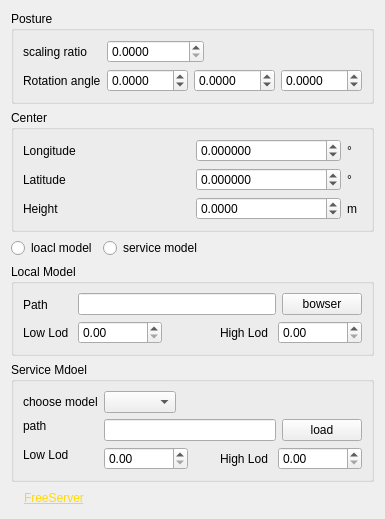
<?xml version="1.0" encoding="UTF-8"?>
<ui version="4.0">
 <class>model_style_widget</class>
 <widget class="QWidget" name="model_style_widget">
  <property name="geometry">
   <rect>
    <x>0</x>
    <y>0</y>
    <width>382</width>
    <height>483</height>
   </rect>
  </property>
  <property name="sizePolicy">
   <sizepolicy hsizetype="Expanding" vsizetype="Expanding">
    <horstretch>0</horstretch>
    <verstretch>0</verstretch>
   </sizepolicy>
  </property>
  <property name="maximumSize">
   <size>
    <width>177776</width>
    <height>177776</height>
   </size>
  </property>
  <property name="windowTitle">
   <string>ModelTabWidget</string>
  </property>
  <layout class="QGridLayout" name="gridLayout_2">
   <item row="0" column="0" colspan="3">
    <widget class="QGroupBox" name="groupBox_5">
     <property name="title">
      <string>Posture</string>
     </property>
     <layout class="QGridLayout" name="gridLayout_4">
      <item row="0" column="0" rowspan="2">
       <layout class="QVBoxLayout" name="verticalLayout">
        <item>
         <widget class="QLabel" name="label_6">
          <property name="text">
           <string>scaling ratio </string>
          </property>
         </widget>
        </item>
        <item>
         <widget class="QLabel" name="label_3">
          <property name="text">
           <string>Rotation angle</string>
          </property>
         </widget>
        </item>
       </layout>
      </item>
      <item row="0" column="1">
       <layout class="QHBoxLayout" name="horizontalLayout_2">
        <item>
         <widget class="QDoubleSpinBox" name="doubleSpinBox_Scale">
          <property name="decimals">
           <number>4</number>
          </property>
          <property name="maximum">
           <double>1000000.000000000000000</double>
          </property>
         </widget>
        </item>
        <item>
         <spacer name="horizontalSpacer">
          <property name="orientation">
           <enum>Qt::Horizontal</enum>
          </property>
          <property name="sizeHint" stdset="0">
           <size>
            <width>40</width>
            <height>20</height>
           </size>
          </property>
         </spacer>
        </item>
       </layout>
      </item>
      <item row="1" column="1">
       <layout class="QHBoxLayout" name="horizontalLayout_3">
        <item>
         <widget class="QDoubleSpinBox" name="xAngleSpin">
          <property name="decimals">
           <number>4</number>
          </property>
          <property name="minimum">
           <double>-360.000000000000000</double>
          </property>
          <property name="maximum">
           <double>360.000000000000000</double>
          </property>
         </widget>
        </item>
        <item>
         <widget class="QDoubleSpinBox" name="yAngleSpin">
          <property name="decimals">
           <number>4</number>
          </property>
          <property name="minimum">
           <double>-360.000000000000000</double>
          </property>
          <property name="maximum">
           <double>360.000000000000000</double>
          </property>
         </widget>
        </item>
        <item>
         <widget class="QDoubleSpinBox" name="zAngleSpin">
          <property name="decimals">
           <number>4</number>
          </property>
          <property name="minimum">
           <double>-360.000000000000000</double>
          </property>
          <property name="maximum">
           <double>360.000000000000000</double>
          </property>
         </widget>
        </item>
       </layout>
      </item>
     </layout>
    </widget>
   </item>
   <item row="1" column="0" colspan="3">
    <widget class="QGroupBox" name="groupBox">
     <property name="title">
      <string>Center</string>
     </property>
     <layout class="QGridLayout" name="gridLayout_5">
      <item row="0" column="0">
       <layout class="QVBoxLayout" name="verticalLayout_5">
        <item>
         <widget class="QLabel" name="label_2">
          <property name="text">
           <string>Longitude </string>
          </property>
         </widget>
        </item>
        <item>
         <widget class="QLabel" name="label_5">
          <property name="text">
           <string>Latitude  </string>
          </property>
         </widget>
        </item>
        <item>
         <widget class="QLabel" name="label_4">
          <property name="text">
           <string>Height    </string>
          </property>
         </widget>
        </item>
       </layout>
      </item>
      <item row="0" column="1">
       <layout class="QVBoxLayout" name="verticalLayout_6">
        <item>
         <layout class="QHBoxLayout" name="horizontalLayout_4">
          <item>
           <widget class="QDoubleSpinBox" name="doubleSpinBox_Lon">
            <property name="decimals">
             <number>6</number>
            </property>
            <property name="minimum">
             <double>-180.000000000000000</double>
            </property>
            <property name="maximum">
             <double>180.000000000000000</double>
            </property>
            <property name="singleStep">
             <double>0.000001000000000</double>
            </property>
           </widget>
          </item>
          <item>
           <widget class="QLabel" name="label_15">
            <property name="minimumSize">
             <size>
              <width>15</width>
              <height>0</height>
             </size>
            </property>
            <property name="maximumSize">
             <size>
              <width>15</width>
              <height>16777215</height>
             </size>
            </property>
            <property name="text">
             <string>°</string>
            </property>
           </widget>
          </item>
         </layout>
        </item>
        <item>
         <layout class="QHBoxLayout" name="horizontalLayout_5">
          <item>
           <widget class="QDoubleSpinBox" name="doubleSpinBox_Lat">
            <property name="decimals">
             <number>6</number>
            </property>
            <property name="minimum">
             <double>-90.000000000000000</double>
            </property>
            <property name="maximum">
             <double>90.000000000000000</double>
            </property>
            <property name="singleStep">
             <double>0.000001000000000</double>
            </property>
           </widget>
          </item>
          <item>
           <widget class="QLabel" name="label_16">
            <property name="minimumSize">
             <size>
              <width>15</width>
              <height>0</height>
             </size>
            </property>
            <property name="maximumSize">
             <size>
              <width>15</width>
              <height>16777215</height>
             </size>
            </property>
            <property name="text">
             <string>°</string>
            </property>
           </widget>
          </item>
         </layout>
        </item>
        <item>
         <layout class="QHBoxLayout" name="horizontalLayout_6">
          <item>
           <widget class="QDoubleSpinBox" name="doubleSpinBox_Hight">
            <property name="decimals">
             <number>4</number>
            </property>
            <property name="minimum">
             <double>-8000.000000000000000</double>
            </property>
            <property name="maximum">
             <double>10000000.000000000000000</double>
            </property>
           </widget>
          </item>
          <item>
           <widget class="QLabel" name="label_17">
            <property name="minimumSize">
             <size>
              <width>15</width>
              <height>0</height>
             </size>
            </property>
            <property name="maximumSize">
             <size>
              <width>15</width>
              <height>16777215</height>
             </size>
            </property>
            <property name="text">
             <string>m</string>
            </property>
           </widget>
          </item>
         </layout>
        </item>
       </layout>
      </item>
     </layout>
    </widget>
   </item>
   <item row="2" column="0">
    <widget class="QRadioButton" name="radioButton_local">
     <property name="text">
      <string>loacl model</string>
     </property>
    </widget>
   </item>
   <item row="2" column="1">
    <widget class="QRadioButton" name="radioButton_service">
     <property name="text">
      <string>service model</string>
     </property>
    </widget>
   </item>
   <item row="2" column="2">
    <spacer name="horizontalSpacer_6">
     <property name="orientation">
      <enum>Qt::Horizontal</enum>
     </property>
     <property name="sizeHint" stdset="0">
      <size>
       <width>40</width>
       <height>20</height>
      </size>
     </property>
    </spacer>
   </item>
   <item row="3" column="0" colspan="3">
    <widget class="QGroupBox" name="groupBox_simple">
     <property name="title">
      <string>Local Model</string>
     </property>
     <layout class="QGridLayout" name="gridLayout">
      <item row="0" column="0" rowspan="2">
       <layout class="QVBoxLayout" name="verticalLayout_2">
        <item>
         <widget class="QLabel" name="label">
          <property name="text">
           <string>Path </string>
          </property>
         </widget>
        </item>
        <item>
         <widget class="QLabel" name="label_7">
          <property name="text">
           <string>Low Lod </string>
          </property>
         </widget>
        </item>
       </layout>
      </item>
      <item row="0" column="1">
       <layout class="QHBoxLayout" name="horizontalLayout">
        <item>
         <widget class="QLineEdit" name="simplePath"/>
        </item>
        <item>
         <widget class="QPushButton" name="simpleButton">
          <property name="minimumSize">
           <size>
            <width>50</width>
            <height>0</height>
           </size>
          </property>
          <property name="maximumSize">
           <size>
            <width>11111111</width>
            <height>11111111</height>
           </size>
          </property>
          <property name="text">
           <string>bowser</string>
          </property>
         </widget>
        </item>
       </layout>
      </item>
      <item row="1" column="1">
       <layout class="QHBoxLayout" name="horizontalLayout_7">
        <item>
         <widget class="QDoubleSpinBox" name="simpleLowSpin">
          <property name="maximum">
           <double>100000000.000000000000000</double>
          </property>
         </widget>
        </item>
        <item>
         <spacer name="horizontalSpacer_2">
          <property name="orientation">
           <enum>Qt::Horizontal</enum>
          </property>
          <property name="sizeHint" stdset="0">
           <size>
            <width>40</width>
            <height>20</height>
           </size>
          </property>
         </spacer>
        </item>
        <item>
         <widget class="QLabel" name="label_8">
          <property name="text">
           <string>High Lod </string>
          </property>
         </widget>
        </item>
        <item>
         <widget class="QDoubleSpinBox" name="simpleHighSpin">
          <property name="maximum">
           <double>100000000.000000000000000</double>
          </property>
         </widget>
        </item>
       </layout>
      </item>
     </layout>
    </widget>
   </item>
   <item row="4" column="0" colspan="3">
    <widget class="QGroupBox" name="groupBox_service">
     <property name="title">
      <string>Service Mdoel</string>
     </property>
     <layout class="QGridLayout" name="gridLayout_7">
      <item row="0" column="0">
       <widget class="QLabel" name="label_21">
        <property name="text">
         <string>choose model</string>
        </property>
       </widget>
      </item>
      <item row="0" column="1">
       <widget class="QComboBox" name="comboBox_service"/>
      </item>
      <item row="0" column="2">
       <spacer name="horizontalSpacer_7">
        <property name="orientation">
         <enum>Qt::Horizontal</enum>
        </property>
        <property name="sizeHint" stdset="0">
         <size>
          <width>184</width>
          <height>20</height>
         </size>
        </property>
       </spacer>
      </item>
      <item row="1" column="0">
       <widget class="QLabel" name="label_22">
        <property name="text">
         <string>path</string>
        </property>
        <property name="alignment">
         <set>Qt::AlignLeading|Qt::AlignLeft|Qt::AlignVCenter</set>
        </property>
       </widget>
      </item>
      <item row="1" column="1" rowspan="2" colspan="2">
       <layout class="QHBoxLayout" name="horizontalLayout_12">
        <item>
         <widget class="CFreeLineEdit" name="servicePath"/>
        </item>
        <item>
         <widget class="QPushButton" name="pushButton_link">
          <property name="text">
           <string>load</string>
          </property>
         </widget>
        </item>
       </layout>
      </item>
      <item row="2" column="0" rowspan="2">
       <widget class="QLabel" name="label_19">
        <property name="text">
         <string>Low Lod</string>
        </property>
        <property name="alignment">
         <set>Qt::AlignLeading|Qt::AlignLeft|Qt::AlignVCenter</set>
        </property>
       </widget>
      </item>
      <item row="3" column="1" colspan="2">
       <layout class="QHBoxLayout" name="horizontalLayout_13">
        <item>
         <widget class="QDoubleSpinBox" name="serviceLowSpin">
          <property name="maximum">
           <double>100000000.000000000000000</double>
          </property>
         </widget>
        </item>
        <item>
         <spacer name="horizontalSpacer_5">
          <property name="orientation">
           <enum>Qt::Horizontal</enum>
          </property>
          <property name="sizeHint" stdset="0">
           <size>
            <width>40</width>
            <height>20</height>
           </size>
          </property>
         </spacer>
        </item>
        <item>
         <widget class="QLabel" name="label_20">
          <property name="text">
           <string>High Lod </string>
          </property>
         </widget>
        </item>
        <item>
         <widget class="QDoubleSpinBox" name="serviceHighSpin">
          <property name="maximum">
           <double>100000000.000000000000000</double>
          </property>
         </widget>
        </item>
       </layout>
      </item>
     </layout>
    </widget>
   </item>
   <item row="6" column="0">
    <spacer name="verticalSpacer">
     <property name="orientation">
      <enum>Qt::Vertical</enum>
     </property>
     <property name="sizeHint" stdset="0">
      <size>
       <width>20</width>
       <height>40</height>
      </size>
     </property>
    </spacer>
   </item>
   <item row="5" column="0" colspan="3">
    <layout class="QHBoxLayout" name="horizontalLayout_8">
     <item>
      <widget class="QLabel" name="label_more">
       <property name="styleSheet">
        <string notr="true">color: gray;</string>
       </property>
       <property name="text">
        <string/>
       </property>
      </widget>
     </item>
     <item>
      <widget class="QLabel" name="label_website">
       <property name="text">
        <string>&lt;html&gt;&lt;head/&gt;&lt;body&gt;&lt;p&gt;&lt;a href=&quot;http://39.104.75.125:8090/FreeServer&quot;&gt;&lt;span style=&quot; text-decoration: underline; color:#ffda06;&quot;&gt;FreeServer&lt;/span&gt;&lt;/a&gt;&lt;/p&gt;&lt;/body&gt;&lt;/html&gt;</string>
       </property>
       <property name="openExternalLinks">
        <bool>true</bool>
       </property>
      </widget>
     </item>
     <item>
      <spacer name="horizontalSpacer_3">
       <property name="orientation">
        <enum>Qt::Horizontal</enum>
       </property>
       <property name="sizeHint" stdset="0">
        <size>
         <width>40</width>
         <height>20</height>
        </size>
       </property>
      </spacer>
     </item>
    </layout>
   </item>
  </layout>
 </widget>
 <customwidgets>
  <customwidget>
   <class>CFreeLineEdit</class>
   <extends>QLineEdit</extends>
   <header>mainWindow/FreeLineEdit.h</header>
  </customwidget>
 </customwidgets>
 <resources/>
 <connections/>
</ui>
